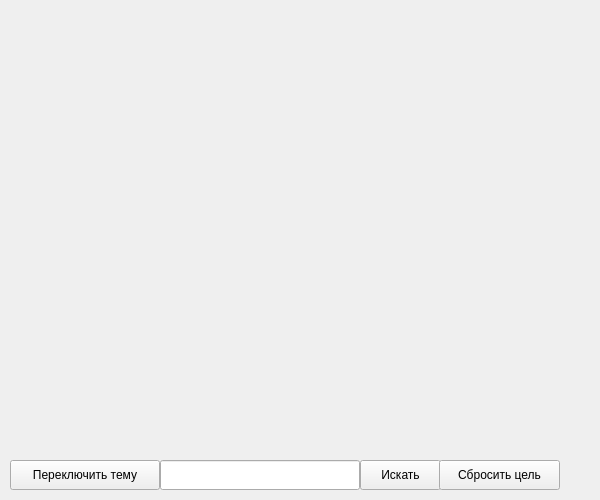
<?xml version="1.0" encoding="UTF-8"?>
<ui version="4.0">
 <class>MainWindow</class>
 <widget class="QMainWindow" name="MainWindow">
  <property name="geometry">
   <rect>
    <x>0</x>
    <y>0</y>
    <width>600</width>
    <height>500</height>
   </rect>
  </property>
  <property name="windowTitle">
   <string>MainWindow</string>
  </property>
  <widget class="QWidget" name="centralwidget">
   <widget class="QLabel" name="lbl">
    <property name="geometry">
     <rect>
      <x>0</x>
      <y>0</y>
      <width>600</width>
      <height>450</height>
     </rect>
    </property>
    <property name="text">
     <string/>
    </property>
   </widget>
   <widget class="QPushButton" name="themeBtn">
    <property name="geometry">
     <rect>
      <x>10</x>
      <y>460</y>
      <width>150</width>
      <height>30</height>
     </rect>
    </property>
    <property name="text">
     <string>Переключить тему</string>
    </property>
   </widget>
   <widget class="QLineEdit" name="searchEdit">
    <property name="geometry">
     <rect>
      <x>160</x>
      <y>460</y>
      <width>200</width>
      <height>30</height>
     </rect>
    </property>
    <property name="inputMask">
     <string/>
    </property>
    <property name="text">
     <string/>
    </property>
   </widget>
   <widget class="QPushButton" name="searchBtn">
    <property name="geometry">
     <rect>
      <x>360</x>
      <y>460</y>
      <width>81</width>
      <height>30</height>
     </rect>
    </property>
    <property name="text">
     <string>Искать</string>
    </property>
   </widget>
   <widget class="QPushButton" name="resetBtn">
    <property name="geometry">
     <rect>
      <x>439</x>
      <y>460</y>
      <width>121</width>
      <height>30</height>
     </rect>
    </property>
    <property name="text">
     <string>Сбросить цель</string>
    </property>
   </widget>
  </widget>
 </widget>
 <resources/>
 <connections/>
</ui>
